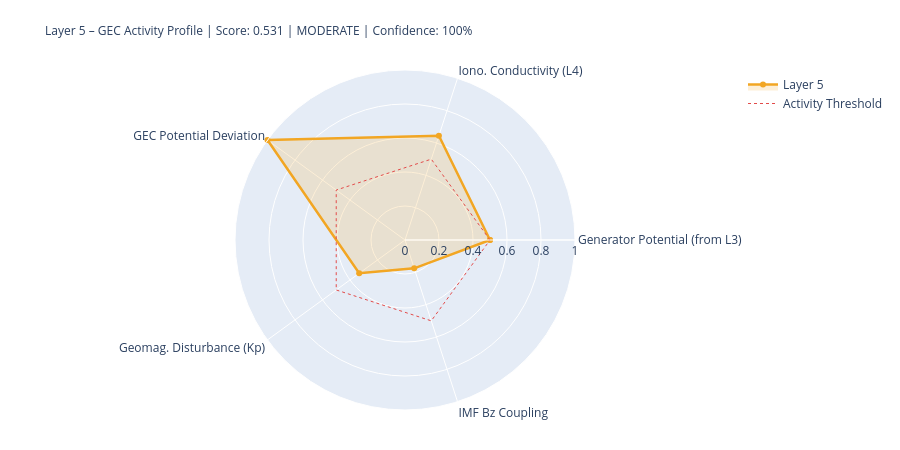

The notebook cell this image was saved under:
### Markdown cell above
---
## 5. State Assessment & Handoff to Layer 6

### Code cell
# ============================================================
# LAYER-5-SCORE
# ============================================================

# Components
# 1) Generator activity (Layer-3-driven)
gen_score = norm(generator_strength, 0.3, 2.0)
gen_src   = 'from_layer3' if l3_thunder_score is not None else 'estimated'

# 2) Ionospheric conductivity (Layer-4-driven)
iono_score = norm(iono_cond_factor, 0.7, 1.4)
iono_src   = 'from_layer4' if l4_ioniz is not None else 'estimated'

# 3) GEC potential deviation from reference
pot_score = norm(abs(delta_V_pct), 0, 30)  # 0 = at reference, 1 = 30% deviation
pot_src   = 'derived'

# 4) Geomagnetic disturbance (Kp) – modulates vertical currents
kp_score = norm(kp_val, 0, 9)
kp_src   = 'primary' if kp_now is not None else 'from_layer4'

# 5) IMF Bz coupling (southward = stronger M-I coupling → GEC influence)
bz_score = norm(-(bz_now or 0), -5, 30) if bz_now is not None else None
bz_src   = 'primary' if bz_now is not None else 'missing'

COMPONENTS = {
    'Generator Potential (from L3)':  {'score': gen_score,   'source': 'derived_from_layer3', 'dynamic': True},
    'Iono. Conductivity (L4)':      {'score': iono_score,  'source': iono_src, 'dynamic': True},
    'GEC Potential Deviation':      {'score': pot_score,   'source': pot_src,  'dynamic': True},
    'Geomag. Disturbance (Kp)':         {'score': kp_score,    'source': kp_src,   'dynamic': True},
    'IMF Bz Coupling':               {'score': bz_score,    'source': bz_src,   'dynamic': True},
}

available   = {k: v['score'] for k, v in COMPONENTS.items() if v['score'] is not None}
unavailable = [k for k, v in COMPONENTS.items() if v['score'] is None]
layer5_score = round(sum(available.values()) / len(available), 4) if available else None
confidence   = round(len(available) / len(COMPONENTS), 2)
level = ('unknown' if layer5_score is None
         else 'quiet'   if layer5_score < 0.3
         else 'moderate' if layer5_score < 0.6
         else 'active')
dominant_l5 = max(available, key=available.get) if available else 'none'

# Kp consistency: separate 1-min raw value from score value
kp_1m_raw   = kp_now          # directly from API (can be 0.0 during live measurement)
kp_for_score = kp_val          # from Layer-0 context or estimated value if needed
kp_score_src = kp_src

W = 68
print('=' * W)
print('LAYER 5 – GLOBAL ELECTRIC CIRCUIT – STATE ASSESSMENT')
print('=' * W)
for name, comp in COMPONENTS.items():
    s = comp['score']
    if s is not None:
        bar = '█' * int(s*20) + '░' * (20-int(s*20))
        print(f'  {name:<34} {bar}  {s:.3f}  [{comp["source"]}]')
    else:
        print(f'  {name:<34} {"─"*20}  n/a   [missing]')
print('-' * W)
print(f'  Score:         {layer5_score:.3f}  ({len(available)}/{len(COMPONENTS)} components)')
print(f'  Confidence:    {confidence:.0%}')
print(f'  Level:         {level.upper()}')
print(f'  Dominant:      {dominant_l5}')
print(f'  V_iono:        {V_iono_mod:.1f} kV  (Δ {delta_V_pct:+.1f}% vs. Ref)')
print(f'  I_total:       {I_total_mod:.1f} A   (Δ {delta_I_pct:+.1f}% vs. Ref)')
print('=' * W)

# Radar
cats   = list(available.keys())
vals_r = list(available.values())
if len(cats) >= 3:
    fig = go.Figure()
    fig.add_trace(go.Scatterpolar(
        r=vals_r + [vals_r[0]], theta=cats + [cats[0]],
        fill='toself', fillcolor='rgba(242,166,35,0.18)',
        line=dict(color='#F2A623', width=2.5), name='Layer 5'
    ))
    fig.add_trace(go.Scatterpolar(
        r=[0.5]*(len(cats)+1), theta=cats+[cats[0]],
        line=dict(color='#E24B4A', dash='dot', width=1),
        mode='lines', name='Activity Threshold'
    ))
    fig.update_layout(
        title=dict(
            text=f'Layer 5 – GEC Activity Profile | Score: {layer5_score:.3f} | {level.upper()} | Confidence: {confidence:.0%}',
            font=dict(size=12)
        ),
        polar=dict(radialaxis=dict(visible=True, range=[0,1])),
        height=450, showlegend=True,
        margin=dict(l=80, r=80, t=70, b=40)
    )
    fig.show()

### Figure 1 — Plotly figure (JSON) as saved in the notebook; plotly's stock layout.template omitted (floating-point values rounded to 4 significant figures)
{"data": [{"fill": "toself", "fillcolor": "rgba(242,166,35,0.18)", "line": {"color": "#F2A623", "width": 2.5}, "name": "Layer 5", "r": [0.5, 0.6454, 1.0, 0.3333, 0.1754, 0.5], "theta": ["Generator Potential (from L3)", "Iono. Conductivity (L4)", "GEC Potential Deviation", "Geomag. Disturbance (Kp)", "IMF Bz Coupling", "Generator Potential (from L3)"], "type": "scatterpolar"}, {"line": {"color": "#E24B4A", "dash": "dot", "width": 1}, "mode": "lines", "name": "Activity Threshold", "r": [0.5, 0.5, 0.5, 0.5, 0.5, 0.5], "theta": ["Generator Potential (from L3)", "Iono. Conductivity (L4)", "GEC Potential Deviation", "Geomag. Disturbance (Kp)", "IMF Bz Coupling", "Generator Potential (from L3)"], "type": "scatterpolar"}], "layout": {"height": 450, "margin": {"b": 40, "l": 80, "r": 80, "t": 70}, "polar": {"radialaxis": {"range": [0, 1], "visible": true}}, "showlegend": true, "title": {"font": {"size": 12}, "text": "Layer 5 – GEC Activity Profile | Score: 0.531 | MODERATE | Confidence: 100%"}}}
